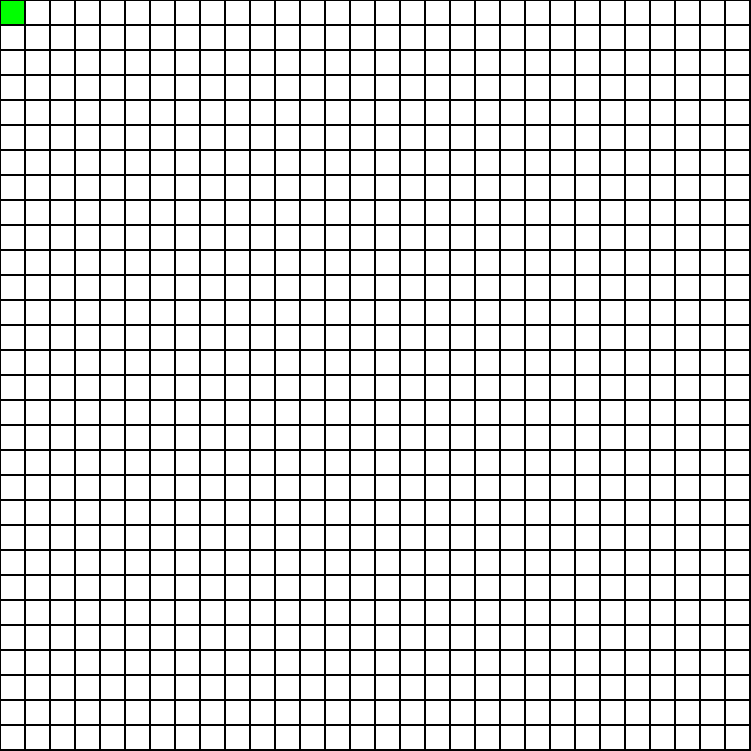
Frame 1 (no input)
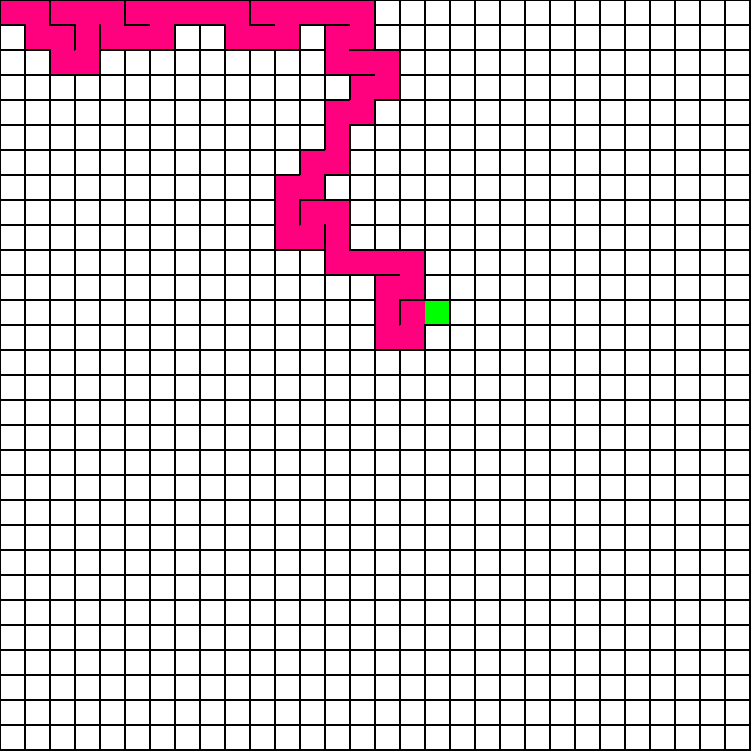
Frame 60 (no input)
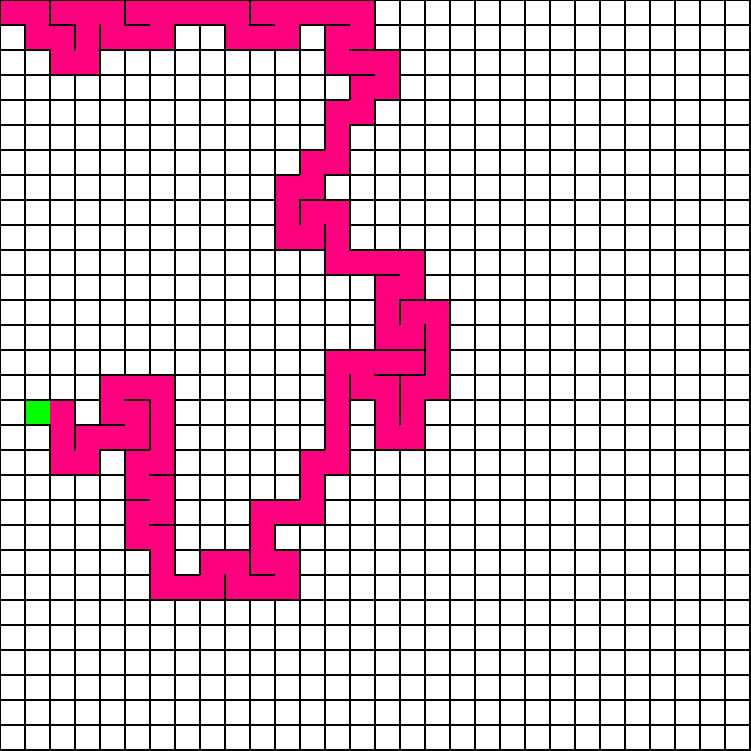
Frame 120 (the mouse pressed at the canvas centre since frame 60)

The p5.js sketch that drew these frames (run headless with seeded random() and noise() and a simulated clock; from frame 60 on, the mouse is pressed at the canvas centre):

// p5.js sketch
// ── sketch.js
var canvasSize = 750;
var cellsInLine = 30;
var cellSize;
var cells = new Array();
var currentCell;
var stack = [];

function setup() 
{
	createCanvas(canvasSize + 1, canvasSize + 1);
    cellSize = canvasSize / cellsInLine;
	
	for (var i = 0; i < cellsInLine; i++)
	{
		cells[i] = new Array();
	}
	
	for (var x = 0; x < cellsInLine; x++)
	{
		for (var y = 0; y < cellsInLine; y++)
		{
			cells[x][y] = new Cell(x * cellSize, y * cellSize, cellSize, x, y);
		}
	}
	for (var y = 0; y < cellsInLine; y++)
	{
		for (var x = 0; x < cellsInLine; x++)
		{
			var currentNode = cells[x][y];
			
			// ADDING NEIGHTBOURS
			// top node
			if (y >= 1)
			{
				currentNode.addNeightbour(cells[x][y - 1]);
			}
			// bottom node
			if (y < cellsInLine - 1)
			{
				currentNode.addNeightbour(cells[x][y + 1]);
			}
			// left node
			if (x >= 1)
			{
				currentNode.addNeightbour(cells[x- 1][y]);
			}
			// right node
			if (x < cellsInLine - 1)
			{
				currentNode.addNeightbour(cells[x + 1][y]);
			}
		}
	}
	currentCell = cells[0][0];
}

function draw() 
{
	for (var x = 0; x < cellsInLine; x++)
	{
		for (var y = 0; y < cellsInLine; y++)
		{
			var current = cells[x][y];
			if (current.visited)
			{
				current.show(color(255, 0, 127));
			}
			else
			{
				current.show(255);
			}
		}
	}
	var numberOfUnvisited = getNumberOfUnvisited();
	if (numberOfUnvisited != 0)
	{
		currentCell.show(color(0, 255, 0));
	}
	if (numberOfUnvisited > 0)
	{
		currentCell.visited = true;
		var unvisitedCell = currentCell.getUnvisitedNeightbour();
		if (unvisitedCell != null)
		{
			stack.push(currentCell);
			if (currentCell.xIndex == unvisitedCell.xIndex && unvisitedCell.yIndex < currentCell.yIndex)
			{
				// TOP Cell
				currentCell.walls[0] = false;
				unvisitedCell.walls[2] = false;
			}
			else if (currentCell.xIndex == unvisitedCell.xIndex && unvisitedCell.yIndex > currentCell.yIndex)
			{
				// BOTTOM Cell
				currentCell.walls[2] = false;
				unvisitedCell.walls[0] = false;
			}
			else if (currentCell.yIndex == unvisitedCell.yIndex && unvisitedCell.xIndex < currentCell.xIndex)
			{
				// LEFT Cell
				currentCell.walls[3] = false;
				unvisitedCell.walls[1] = false;
			}
			else if (currentCell.yIndex == unvisitedCell.yIndex && unvisitedCell.xIndex > currentCell.xIndex)
			{
				// RIGHT Cell
				currentCell.walls[1] = false;
				unvisitedCell.walls[3] = false;
			}
			else
			{
				console.log("ERROR");
			}
			currentCell = unvisitedCell;
		}
		else
		{
			currentCell = stack.pop();
		}
	}
}

function getNumberOfUnvisited()
{
	var output = 0;
	for (var x = 0; x < cellsInLine; x++)
	{
		for (var y = 0; y < cellsInLine; y++)
		{
			var current = cells[x][y];
			if (!current.visited)
			{
				output++;
			}
		}
	}
	return output;
}
// ── Cell.js
function Cell(x, y, size, xIndex, yIndex)
{
	this.x = x;
	this.y = y;
	this.size = size;
	this.xIndex = xIndex;
	this.yIndex = yIndex;
	this.visited = false;
	this.walls = [true, true, true, true];
	this.neightbours = [];
}
Cell.prototype.show = function(color)
{
	fill(color);
	noStroke();
	rect(this.x, this.y, this.size, this.size);
	fill(0);
	stroke(0);
	strokeWeight(2);
	if (this.walls[0] == true)
	{
		line(this.x, this.y, this.x + this.size, this.y);
	}
	if (this.walls[1] == true)
	{
		line(this.x + this.size, this.y, this.x + this.size, this.y + this.size);
	}
	if (this.walls[2] == true)
	{
		line(this.x, this.y + this.size, this.x + this.size, this.y + this.size);
	}
	if (this.walls[3] == true)
	{
		line(this.x, this.y, this.x, this.y + this.size);
	}
}
Cell.prototype.addNeightbour = function(c)
{
	this.neightbours.push(c);
}
Cell.prototype.getUnvisitedNeightbour = function()
{
	var uNeightbours = [];
	for (var i = 0; i < this.neightbours.length; i++)
	{
		if (!this.neightbours[i].visited)
		{
			uNeightbours.push(this.neightbours[i]);
		}
	}
	if (uNeightbours.length > 0)
	{
		return uNeightbours[floor(random(uNeightbours.length))];
	}
	else
	{
		return null;
	}
}
